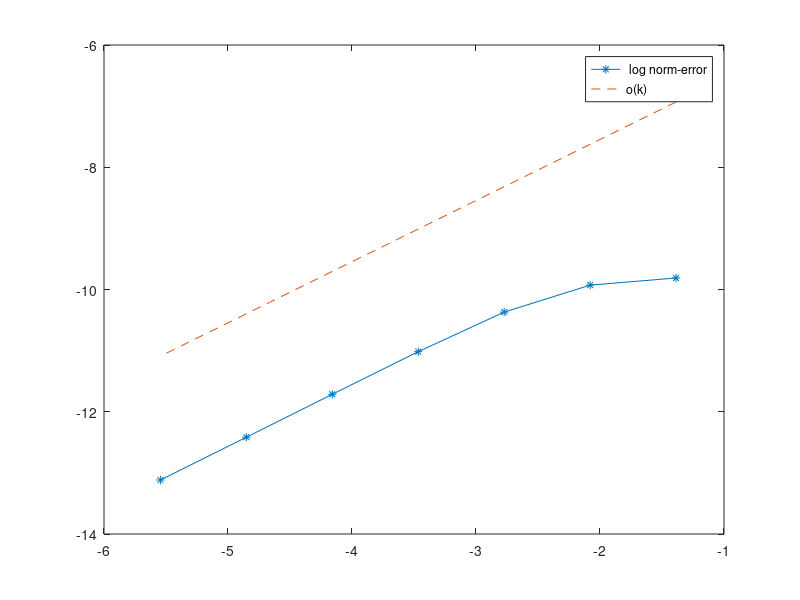

The MATLAB source for this figure:
clear All;
close All;
clc;
clear;
% Input Data
N=[4,8,16,32,64,128,256];
%N=[4 8];

x_L=1;
alpha=1;
a=@(t) (0);
b=@(t) (0);
g=@(x) sin(pi*x);
t_f=1;

%The analytical solution is
ua=@(x,t)(sin((pi).*x).*exp((-1).*((pi).^2).*t));

inf_error=zeros(1,length(N));
norm_error=zeros(1,length(N));
h=1./N;
for t=1:length(N)
    dt=h(t);
    dx=dt;
    r=(alpha*dt)/(2*(dx^2));
    t1=0:dt:t_f;
    x1=0:dx:x_L;
    nx=length(x1)-1;
    nt=length(t1)-1;
    
    u_i=zeros;
    u_0=g(x1);
    MMl=diag(ones(1,nx-1)*(1+2*r),0)+diag(ones(1,nx-2)*(-r),-1)+diag(ones(1,nx-2)*(-r),1);
    MMr=diag(ones(1,nx-1)*(1-2*r),0)+diag(ones(1,nx-2)*(r),-1)+diag(ones(1,nx-2)*(r),1);
    % u(t,x) is deternuned sequentially
    %for backward method
    for it=1:nt+1
        uu=u_0(2:nx)';
        vv=(inv(MMl)*MMr)*uu;
        u_i=[a(x1(1)) vv' b(x1(nx+1))];
        u_0=u_i;
    end
    %calculate all error for each t_f=1
    calua=ua(x1,t1(it));
    error=abs(calua-u_i);
    %plot(x1,error);
    %error calculation
    %inf norm
    inf_error(t)=max(error);
    %L 2_norm
    err=0;
    for jt=1:length(error)
        err=err+(error(jt))^2;
    end
    err=(err*dx)^(1/2);
    norm_error(t)=err;
end

%EOC calculation 
EOC=zeros(1,length(N));
EOC(1)=0;
for it=1:length(N)-1
    EOC(it+1)=((log(inf_error(it)/inf_error(it+1)))/(log(h(it)/h(it+1))));
end

fprintf("   h   norm_inf_error    norm_2_error    EOC\n-----------------------------------------------------------------\n");
for it= 1:length(N)
    fprintf("%10d %10s %10s %10s\n",h(it),inf_error(it),norm_error(it),EOC(it));
end
plot(log(h),log(inf_error),'-*',log(h),log(h)+log(h(length(N))),'--');
legend(' log norm-error','o(k)')

% odservation theoritical o(k^2) but numarical code give us o(k)
%this is happening for big R value. and also for rouding error.